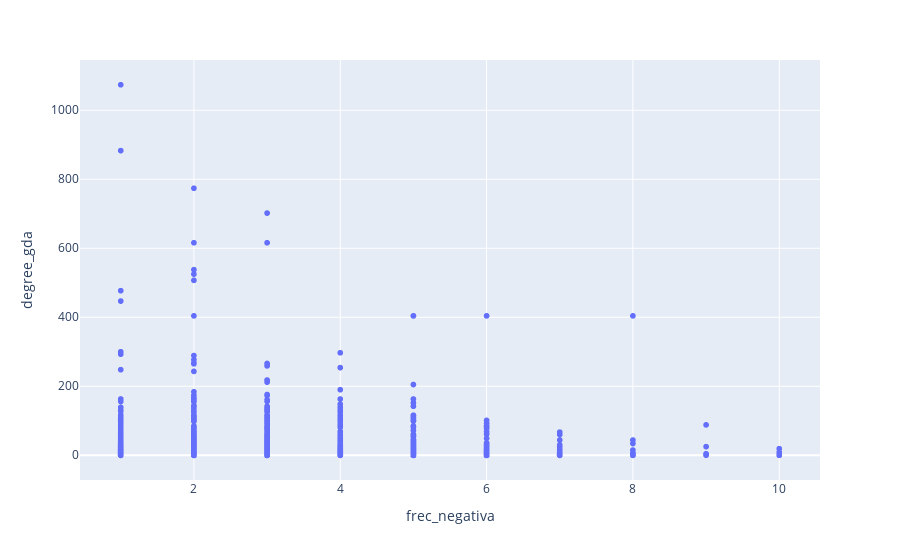

This figure's notebook cell:
### Code cell
supervision_edges = new_df["gene_protein","gda","disease"]["supervision_edges"]
frec_negativa = supervision_edges[supervision_edges.label==0].disease.value_counts()
frec_positiva = supervision_edges[supervision_edges.label == 1].disease.value_counts()

frec_negativa_df = pd.merge(frec_negativa, node_info[["degree_gda","node_index"]].set_index("node_index"),right_index=True,left_index=True,how="left").rename(columns={"disease":"frec_negativa"})
frec_positiva_df = pd.merge(frec_positiva, node_info[["degree_gda","node_index"]].set_index("node_index"),right_index=True,left_index=True,how="left").rename(columns={"disease":"frec_positiva"})


fig1 = px.scatter(frec_negativa_df,"frec_negativa","degree_gda")
fig2 = px.scatter(frec_positiva_df,"frec_positiva","degree_gda")

fig1.show()

### Figure 1 — Plotly figure (JSON) as saved in the notebook; plotly's stock layout.template omitted (floating-point values rounded to 4 significant figures; data arrays with more than 128 entries replaced by an {"elided": "..."} marker saying what was removed)
{"data": [{"hovertemplate": "frec_negativa=%{x}<br>degree_gda=%{y}<extra></extra>", "legendgroup": "", "marker": {"color": "#636efa", "symbol": "circle"}, "mode": "markers", "name": "", "showlegend": false, "type": "scattergl", "x": {"elided": "14767 int values"}, "xaxis": "x", "y": {"elided": "14767 int values"}, "yaxis": "y"}], "layout": {"legend": {"tracegroupgap": 0}, "margin": {"t": 60}, "xaxis": {"anchor": "y", "domain": [0, 1], "title": {"text": "frec_negativa"}}, "yaxis": {"anchor": "x", "domain": [0, 1], "title": {"text": "degree_gda"}}}}
